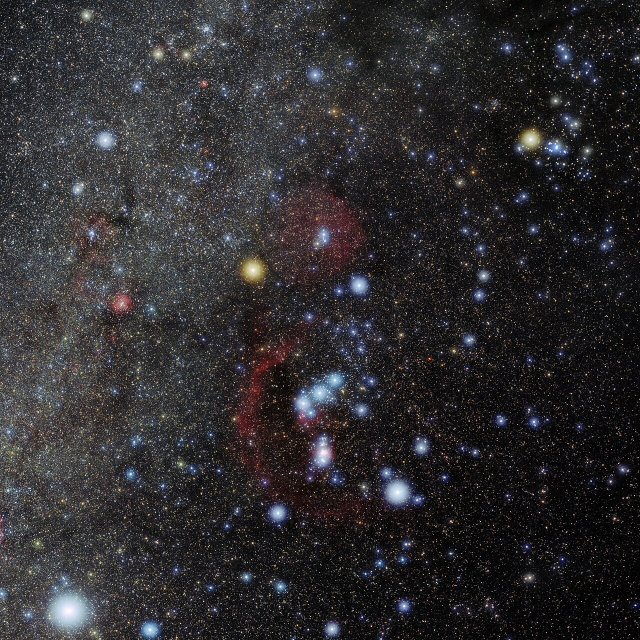
#> input picture dados/orion.jpg, 1280 x 1280 px (shown at 1/2 size)
$ python gerar_paineis.py
#> lines starting #> are read from the running program, lines starting #| are printed output that depends on the picture
#> in carregar, bgr is the input picture: shape (1280, 1280, 3); mean B, G, R 47.1, 44.9, 46.6
#> call 2 of carregar, with caminho = 'dados/scorpius.jpg'
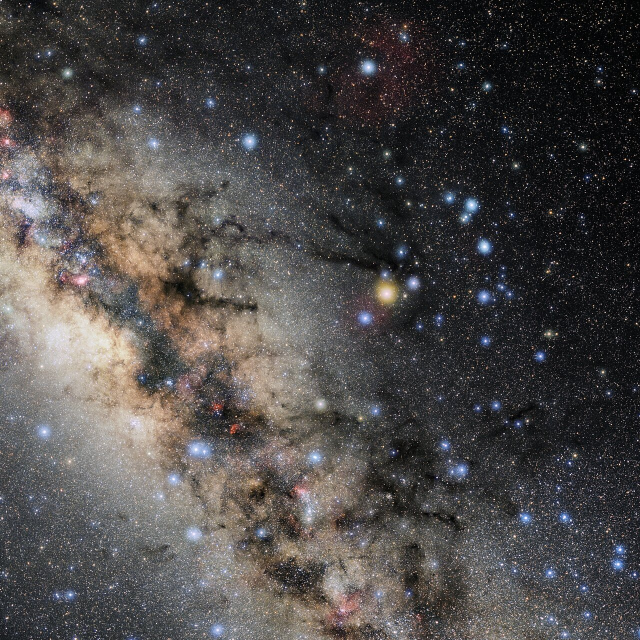
#> input picture dados/scorpius.jpg, 1280 x 1280 px (shown at 1/2 size)
#> in carregar, bgr is the input picture: shape (1280, 1280, 3); mean B, G, R 72.4, 73.3, 76.5
### src/pipeline.py
"""Pipeline de detecção de estrelas em imagens de constelações.

Etapas:
    1. Entrada: imagem RGB -> escala de cinza (luminância)
    2. FFT: filtro passa-faixa gaussiano no domínio da frequência
         - remove BAIXAS frequências  -> fundo do céu, Via Láctea, nebulosas
         - remove ALTAS frequências   -> ruído de sensor pixel a pixel
    3. Segmentação: limiarização (Otsu ou k·sigma) + abertura morfológica
    4. Rotulagem de componentes conexos -> centroide, área e fluxo de cada estrela
    5. Decisão: ranking por fluxo -> estrelas principais da constelação
"""
from __future__ import annotations

import cv2
import numpy as np


# ---------------------------------------------------------------- entrada
def carregar(caminho: str):
    bgr = cv2.imread(caminho)
    if bgr is None:
        raise FileNotFoundError(caminho)
    rgb = cv2.cvtColor(bgr, cv2.COLOR_BGR2RGB)
    cinza = cv2.cvtColor(bgr, cv2.COLOR_BGR2GRAY)
    return rgb, cinza


# ---------------------------------------------------------------- FFT
def _fft_centralizada(img: np.ndarray) -> np.ndarray:
    return np.fft.fftshift(np.fft.fft2(img.astype(np.float32)))


def espectro_magnitude(img: np.ndarray) -> np.ndarray:
    """log(1 + |F(u,v)|), com a frequência zero (DC) no centro."""
    return np.log1p(np.abs(_fft_centralizada(img)))
#> call 4 of salvar, with nome = 'espectro', cmap = 'magma', lado = 900
#> in salvar (call 4), `cv2.imwrite(str(OUT / f"{nome}.jpg"), cv2.cvtColor(arr, cv2.COLOR_RGB2..`:
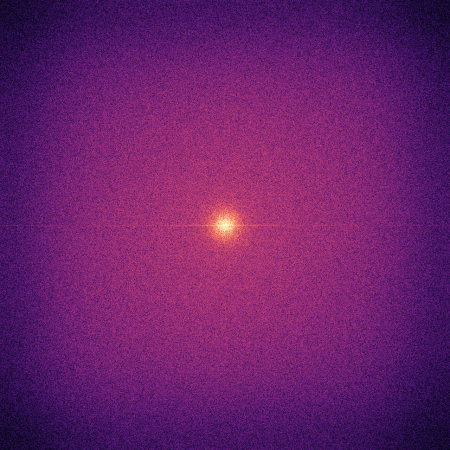
#> saved as espectro.jpg: shape (900, 900, 3) (shown at 1/2 size); mean B, G, R 106.5, 31.6, 106.3


def espectro_fase(img: np.ndarray) -> np.ndarray:
    return np.angle(_fft_centralizada(img))
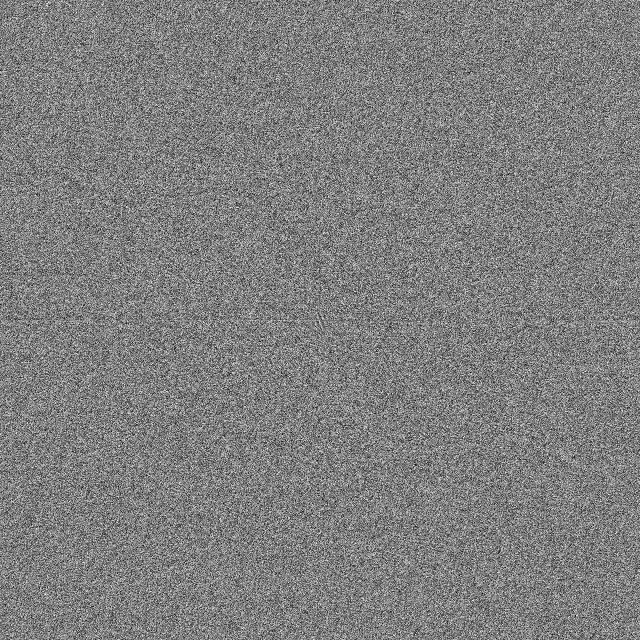
#> returned value: shape (1280, 1280) float64 (shown at 1/2 size); min -3.14, max 3.14, mean 1.37e-18; drawn with min black and max white


def mascara_gaussiana(shape, tipo: str, d0: float, d1: float | None = None) -> np.ndarray:
    """H(u,v) gaussiana. tipo: 'baixa', 'alta' ou 'banda' (d0 = corte inferior, d1 = superior)."""
    h, w = shape
    v, u = np.ogrid[:h, :w]
    d2 = (u - w // 2) ** 2 + (v - h // 2) ** 2
    baixa = lambda d: np.exp(-d2 / (2.0 * d ** 2))
    if tipo == "baixa":
        return baixa(d0)
    if tipo == "alta":
        return 1.0 - baixa(d0)
    if tipo == "banda":
        return baixa(d1) * (1.0 - baixa(d0))
    raise ValueError(tipo)


def filtro_fft(img: np.ndarray, tipo: str, d0: float, d1: float | None = None,
               pad: int | None = None) -> np.ndarray:
    """Filtra no domínio da frequência: IFFT( FFT(img) * H ).

    A imagem é espelhada nas bordas antes da FFT: a FFT supõe que a imagem
    se repete periodicamente, e um gradiente de fundo cria um 'degrau' na
    emenda que vira vazamento espectral (artefatos nas bordas).
    """
    pad = max(img.shape) // 8 if pad is None else pad
    x = cv2.copyMakeBorder(img.astype(np.float32), pad, pad, pad, pad, cv2.BORDER_REFLECT)
    H = mascara_gaussiana(x.shape, tipo, d0, d1)
    y = np.real(np.fft.ifft2(np.fft.ifftshift(_fft_centralizada(x) * H)))
    return y[pad:-pad, pad:-pad]


def cortes_padrao(shape) -> tuple[float, float]:
    """Cortes em função do tamanho N da imagem (em 'ciclos por imagem').
    Fundo/nebulosas: estruturas maiores que ~N/4 px  -> d < N/100 ~ remove.
    Ruído: estruturas de 1 px -> d > N/6 ~ remove. Estrelas (PSF 1.5-4 px) ficam no meio."""
    n = max(shape)
    return n / 100.0, n / 6.0


# ---------------------------------------------------------------- segmentação
def limiar(img: np.ndarray, metodo: str = "otsu", k: float = 5.0) -> tuple[np.ndarray, float]:
    """Binariza. 'otsu' = minimiza variância intra-classe do histograma.
    'sigma' = mediana + k·σ robusto (MAD), padrão em astronomia (SExtractor)."""
    x = img.astype(np.float32)
    if metodo == "otsu":
        x8 = cv2.normalize(x, None, 0, 255, cv2.NORM_MINMAX).astype(np.uint8)
        t8, b = cv2.threshold(x8, 0, 255, cv2.THRESH_BINARY + cv2.THRESH_OTSU)
        t = x.min() + t8 / 255.0 * (x.max() - x.min())
        return b, float(t)
    if metodo == "sigma":
        med = np.median(x)
        sigma = 1.4826 * np.median(np.abs(x - med))
        t = med + k * sigma
        return ((x > t) * 255).astype(np.uint8), float(t)
    raise ValueError(metodo)


def componentes(binaria: np.ndarray, intensidade: np.ndarray, area_min: int = 3) -> list[dict]:
    """Rotula regiões conexas (8-vizinhança) e mede cada estrela."""
    n, rot, stats, cent = cv2.connectedComponentsWithStats(binaria, connectivity=8)
    estrelas = []
    for i in range(1, n):
        area = stats[i, cv2.CC_STAT_AREA]
        if area < area_min:
            continue
        mascara = rot == i
        estrelas.append({
            "x": float(cent[i, 0]), "y": float(cent[i, 1]),
            "area": int(area),
            "fluxo": float(np.clip(intensidade[mascara], 0, None).sum()),
        })
    return sorted(estrelas, key=lambda e: e["fluxo"], reverse=True)


def segmentar_estrelas(cinza: np.ndarray, metodo: str = "otsu", area_min: int = 3) -> list[tuple]:
    """Linha de base (pipeline original do grupo): Gaussiano 5x5 + Otsu, sem FFT."""
    suave = cv2.GaussianBlur(cinza, (5, 5), 0)
    b, _ = limiar(suave, metodo)
    return [(e["x"], e["y"]) for e in componentes(b, suave.astype(np.float32), area_min)]


def pipeline(cinza: np.ndarray, d0: float | None = None, d1: float | None = None,
             metodo: str = "sigma", k: float = 5.0, area_min: int = 3) -> dict:
    """Pipeline completo. Retorna todas as etapas intermediárias para visualização."""
    pd0, pd1 = cortes_padrao(cinza.shape)
    d0, d1 = d0 or pd0, d1 or pd1
    filtrada = filtro_fft(cinza, "banda", d0, d1)
    binaria, t = limiar(filtrada, metodo, k)
    binaria = cv2.morphologyEx(binaria, cv2.MORPH_OPEN, np.ones((2, 2), np.uint8))
    comps = componentes(binaria, filtrada, area_min)
    return {
        "filtrada": filtrada, "binaria": binaria, "limiar": t, "d0": d0, "d1": d1,
        "componentes": comps, "estrelas": [(e["x"], e["y"]) for e in comps],
    }


# ---------------------------------------------------------------- validação
def campo_sintetico(n_estrelas: int = 50, tamanho: int = 512, gradiente: float = 0.0,
                    ruido: float = 5.0, seed: int = 0):
    """Céu artificial com posições conhecidas (ground truth).
    Estrelas = PSF gaussiana; fundo = rampa linear + 'nebulosa' gaussiana grande; + ruído."""
    rng = np.random.default_rng(seed)
    yy, xx = np.mgrid[:tamanho, :tamanho].astype(np.float32)
    img = 20 + gradiente * xx / tamanho
    img += 0.6 * gradiente * np.exp(-((xx - 0.3 * tamanho) ** 2 + (yy - 0.6 * tamanho) ** 2)
                                    / (2 * (tamanho / 6) ** 2))
    estrelas = []
    m = 12
    while len(estrelas) < n_estrelas:
        x, y = rng.uniform(m, tamanho - m, 2)
        if any((x - a) ** 2 + (y - b) ** 2 < 15 ** 2 for a, b in estrelas):
            continue
        s, amp = rng.uniform(1.2, 2.5), rng.uniform(60, 200)
        img += amp * np.exp(-((xx - x) ** 2 + (yy - y) ** 2) / (2 * s ** 2))
        estrelas.append((float(x), float(y)))
    img += rng.normal(0, ruido, img.shape)
    return np.clip(img, 0, 255).astype(np.uint8), estrelas


def avaliar_deteccao(deteccoes, verdade, tol: float = 4.0) -> dict:
    """Casa detecções com a verdade (distância <= tol px). Precisão, recall, F1."""
    livres = list(verdade)
    vp = 0
    for dx, dy in deteccoes:
        if not livres:
            break
        d = [(dx - x) ** 2 + (dy - y) ** 2 for x, y in livres]
        j = int(np.argmin(d))
        if d[j] <= tol ** 2:
            vp += 1
            livres.pop(j)
    fp, fn = len(deteccoes) - vp, len(verdade) - vp
    p = vp / (vp + fp) if vp + fp else 0.0
    r = vp / (vp + fn) if vp + fn else 0.0
    f1 = 2 * p * r / (p + r) if p + r else 0.0
    return {"precisao": p, "recall": r, "f1": f1, "vp": vp, "fp": fp, "fn": fn}

### apresentacao/gerar_paineis.py
"""Exporta painéis individuais (sem moldura) para os slides: apresentacao/img/*.png"""
import sys
from pathlib import Path

import cv2
import numpy as np
import matplotlib
matplotlib.use("Agg")
import matplotlib.pyplot as plt

RAIZ = Path(__file__).resolve().parent.parent
sys.path.insert(0, str(RAIZ))
from src.pipeline import *  # noqa

OUT = RAIZ / "apresentacao" / "img"; OUT.mkdir(exist_ok=True)
BG, FG, MUT, AMB, BLU = "#0B1020", "#E9EDF5", "#8D97AD", "#F2B544", "#6FA8FF"


def salvar(nome, arr, cmap=None, lado=900):
    if arr.ndim == 2:
        a = arr.astype(np.float32)
        a = (a - a.min()) / (a.max() - a.min() + 1e-9)
        if cmap:
            arr = (plt.get_cmap(cmap)(a)[..., :3] * 255).astype(np.uint8)
        else:
            arr = (a * 255).astype(np.uint8)
            arr = np.dstack([arr] * 3)
    h, w = arr.shape[:2]; s = lado / max(h, w)
    arr = cv2.resize(arr, (int(w * s), int(h * s)), interpolation=cv2.INTER_AREA)
    cv2.imwrite(str(OUT / f"{nome}.jpg"), cv2.cvtColor(arr, cv2.COLOR_RGB2BGR), [cv2.IMWRITE_JPEG_QUALITY, 88])


rgb, cinza = carregar(str(RAIZ / "dados/orion.jpg"))
rgb_s, cinza_s = carregar(str(RAIZ / "dados/scorpius.jpg"))
salvar("orion_rgb", rgb, lado=1400); salvar("scorpius_rgb", rgb_s)
salvar("orion_cinza", cinza)
ec = lambda m: np.clip(m, np.percentile(m, 5), np.percentile(m, 99.97))
salvar("espectro", ec(espectro_magnitude(cinza)), "magma")
salvar("fase", espectro_fase(cinza), "twilight")
F1, F2 = np.fft.fft2(cinza.astype(float)), np.fft.fft2(cinza_s.astype(float))
salvar("troca_fase", np.clip(np.real(np.fft.ifft2(np.abs(F1) * np.exp(1j * np.angle(F2)))), 0, 255))
salvar("scorpius_cinza", cinza_s)

d0, d1 = cortes_padrao(cinza.shape)
for t, a, b in [("baixa", d1, None), ("alta", d0, None), ("banda", d0, d1)]:
    H = mascara_gaussiana((512, 512), t, a * 512 / 1280, b * 512 / 1280 if b else None)
    salvar(f"H_{t}", H, "magma", lado=500)
#> this loop made 3 passes
#> pass 1, in salvar (call 8), `cv2.imwrite(str(OUT / f"{nome}.jpg"), cv2.cvtColor(arr, cv2.COLOR_RGB2..`:
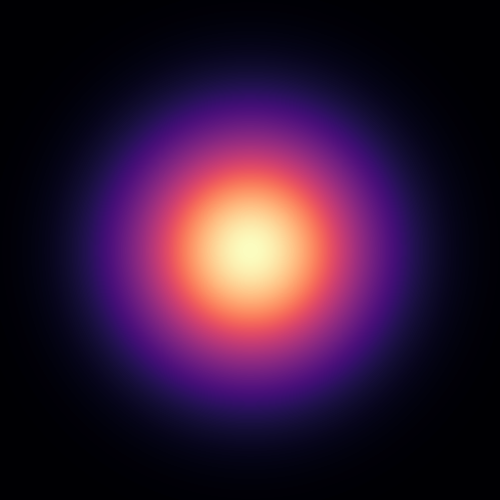
#> saved as H_baixa.jpg: shape (500, 500, 3); mean B, G, R 52.6, 23.7, 52.4
salvar("fundo", filtro_fft(cinza, "baixa", d0))
banda = filtro_fft(cinza, "banda", d0, d1)
#> call 2 of filtro_fft, with tipo = 'banda', d0 = 12.8, d1 = 213.3
#> in filtro_fft (call 2), `y = np.real(np.fft.ifft2(np.fft.ifftshift(_fft_centralizada(x) * H)))`:
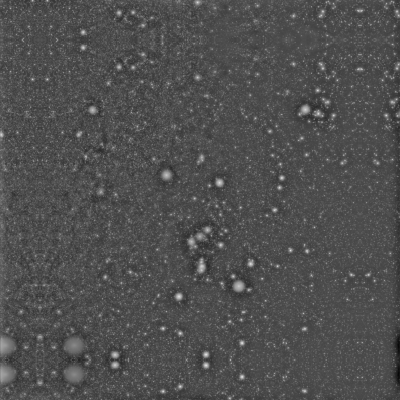
#> y: shape (1600, 1600) float64 (shown at 1/4 size); min -86.11, max 190.4, mean 0; drawn with min black and max white
#> in filtro_fft (call 2), `return y[pad:-pad, pad:-pad]`:
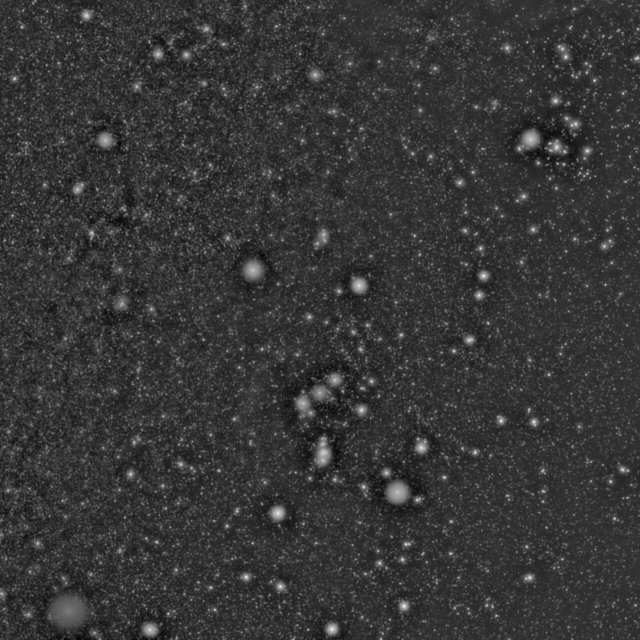
#> returned value: shape (1280, 1280) float64 (shown at 1/2 size); min -52.23, max 190.4, mean 0; drawn with min black and max white
salvar("banda", np.clip(banda, 0, np.percentile(banda, 99.7)))
#> in salvar (call 12), `a = arr.astype(np.float32)`:
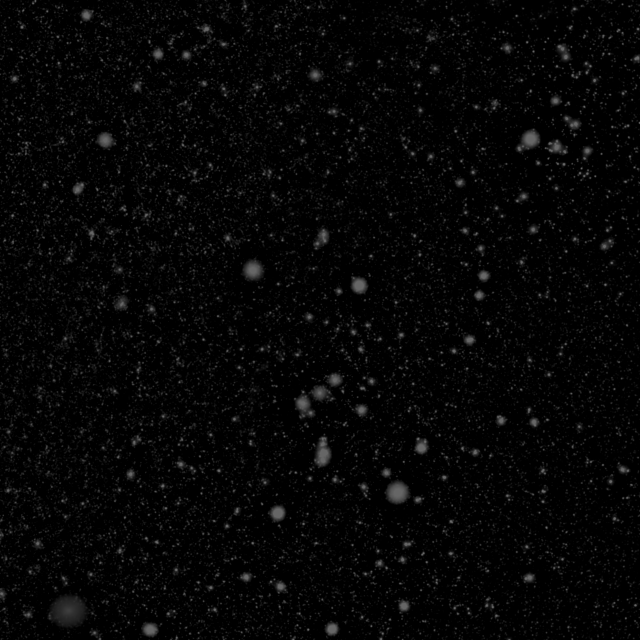
#> a: shape (1280, 1280) float32 (shown at 1/2 size); min 0, max 102.4, mean 5.9
salvar("espectro_banda", ec(espectro_magnitude(banda)), "magma")

res = pipeline(cinza)
#> in limiar, `med = np.median(x)`: med = -4.32
#> in limiar, `sigma = 1.4826 * np.median(np.abs(x - med))`: sigma = 10.34
#> in limiar, `t = med + k * sigma`: t = 47.36
#> in componentes, `n, rot, stats, cent = cv2.connectedComponentsWithStats(binaria, connec..`: n = 1866; stats = 1866 rows, first 6: [0, 0, 1280, 1280, 1601450], [70, 0, 4, 5, 17], [450, 0, 3, 2, 6], [589, 0, 3, 2, 6], [850, 0, 2, 2, 4], [986, 0, 2, 2, 4]; cent = 1866 pairs, first value 0.5 to 1279, second value 0.5 to 1279
#> the loop in componentes, `for i in range(1, n):` made 1865 passes
#> area on passes 10, 22, 25: 28, 32, 285
#> after the loop in componentes, `for i in range(1, n):`: estrelas = 1861 items
#> res = 7 items
_, b_otsu = cv2.threshold(cv2.GaussianBlur(cinza, (5, 5), 0), 0, 255, cv2.THRESH_BINARY + cv2.THRESH_OTSU)
salvar("bin_otsu", b_otsu); salvar("bin_fft", res["binaria"])
y0, x0, s = 380, 450, 300
salvar("zoom_rgb", rgb[y0:y0+s, x0:x0+s], lado=600)
salvar("zoom_otsu", b_otsu[y0:y0+s, x0:x0+s], lado=600)
salvar("zoom_fft", res["binaria"][y0:y0+s, x0:x0+s], lado=600)


def marcar(img, comps, n, cor=(242, 181, 68)):
    out = (img * 0.8).astype(np.uint8)
    for i, e in enumerate(comps[:n]):
        c = (int(e["x"]), int(e["y"]))
        cv2.circle(out, c, 30, cor, 4, cv2.LINE_AA)
        cv2.putText(out, str(i + 1), (c[0] + 34, c[1] + 12), cv2.FONT_HERSHEY_DUPLEX, 1.4, cor, 3, cv2.LINE_AA)
    return out


errado = componentes(b_otsu, cinza.astype(np.float32))
#> the loop in componentes (call 2), `for i in range(1, n):` made 8598 passes
#> area on passes 2, 5, 9: 69, 37, 34
#> errado = 6525 items
salvar("top_sem", marcar(rgb, errado, 6, (255, 110, 90)))
#> the loop in marcar, `for i, e in enumerate(comps[:n]):` made 6 passes
#> (e, c) on passes 1 to 6: ({'x': 262.8, 'y': 541.8, 'area': 412860, 'fluxo': 33032628}, (262, 541)), ({'x': 648.7, 'y': 796.2, 'area': 8836, 'fluxo': 995513}, (648, 796)), ({'x': 795.3, 'y': 979.8, 'area': 3892, 'fluxo': 486922}, (795, 979)), ({'x': 1079.3, 'y': 286.5, 'area': 3671, 'fluxo': 433333}, (1079, 286)), ({'x': 643.4, 'y': 908, 'area': 3263, 'fluxo': 392098}, (643, 907)), ({'x': 299.3, 'y': 1259, 'area': 1712, 'fluxo': 194015}, (299, 1259))
salvar("top_com", marcar(rgb, res["componentes"], 6))
#> the loop in marcar (call 2), `for i, e in enumerate(comps[:n]):` made 6 passes
#> (e, c) on passes 1 to 6: ({'x': 796, 'y': 986, 'area': 1304, 'fluxo': 105090.6}, (795, 986)), ({'x': 646.4, 'y': 906.6, 'area': 1135, 'fluxo': 93542.9}, (646, 906)), ({'x': 1059.5, 'y': 281.5, 'area': 1003, 'fluxo': 81729.3}, (1059, 281)), ({'x': 506.7, 'y': 540.9, 'area': 888, 'fluxo': 69155.8}, (506, 540)), ({'x': 718.8, 'y': 571.5, 'area': 710, 'fluxo': 60881.5}, (718, 571)), ({'x': 556.3, 'y': 1027.1, 'area': 620, 'fluxo': 56176.7}, (556, 1027))
salvar("top12_orion", marcar(rgb, res["componentes"], 12), lado=1100)
salvar("top12_scorpius", marcar(rgb_s, pipeline(cinza_s)["componentes"], 12), lado=1100)
#> in componentes (call 3), `n, rot, stats, cent = cv2.connectedComponentsWithStats(binaria, connec..`: n = 985; stats = 985 rows, first 6: [0, 0, 1280, 1280, 1620139], [0, 0, 5, 4, 19], [855, 0, 2, 2, 4], [984, 0, 2, 2, 4], [999, 0, 2, 2, 4], [108, 6, 5, 5, 23]; cent = 985 pairs, first value 0.5 to 1279, second value 0.5 to 1279
# máscara de 412 mil px destacada
m = np.zeros_like(cinza); n, rot, st, _ = cv2.connectedComponentsWithStats(b_otsu, connectivity=8)
#> after `n, rot, st, _ = cv2.connectedComponentsWithStats(b_otsu, connectivity=`: n = 8599
m[rot == 1 + np.argmax(st[1:, cv2.CC_STAT_AREA])] = 255
over = (rgb * 0.55).astype(np.uint8); over[m > 0] = (0.5 * over[m > 0] + 0.5 * np.array([255, 90, 70])).astype(np.uint8)
salvar("blob_gigante", over)

crop = rgb[y0:y0+s, x0:x0+s]
px = np.float32(crop.reshape(-1, 3))
_, lab, cen = cv2.kmeans(px, 4, None, (cv2.TERM_CRITERIA_EPS + cv2.TERM_CRITERIA_MAX_ITER, 10, 1.0), 5, cv2.KMEANS_PP_CENTERS)
#> cen = [[63.79, 53.22, 56.8], [183.6, 181, 180], [110.6, 103.1, 105.7], [31.09, 23.12, 25.4]]
salvar("kmeans", np.uint8(cen)[lab.ravel()].reshape(crop.shape), lado=600)
g = cv2.cvtColor(crop, cv2.COLOR_RGB2GRAY)
_, th = cv2.threshold(g, 0, 255, cv2.THRESH_BINARY + cv2.THRESH_OTSU)
op = cv2.morphologyEx(th, cv2.MORPH_OPEN, np.ones((3, 3), np.uint8))
bgm = cv2.dilate(op, np.ones((3, 3), np.uint8), iterations=3)
dist = cv2.distanceTransform(op, cv2.DIST_L2, 5)
_, fg = cv2.threshold(dist, 0.3 * dist.max(), 255, 0); fg = np.uint8(fg)
_, mk = cv2.connectedComponents(fg); mk = mk + 1; mk[cv2.subtract(bgm, fg) == 255] = 0
mk = cv2.watershed(cv2.cvtColor(crop, cv2.COLOR_RGB2BGR), mk)
ws = crop.copy(); ws[cv2.dilate((mk == -1).astype(np.uint8), np.ones((2, 2))) > 0] = [255, 90, 70]
salvar("watershed", ws, lado=600)

img, v = campo_sintetico(60, gradiente=200, ruido=20, seed=7)
#> the loop in campo_sintetico, `while len(estrelas) < n_estrelas:` made 64 passes
#> (x, y, s, amp) on passes 1 to 8: (317, 449.8, 2.21, 91.53), (158.5, 438.3, 1.21, 175), (401, 240.4, 1.59, 98.98), (136.4, 229.2, 1.86, 137.5), (497.8, 398.8, 2.01, 198.5), (117.1, 90.18, 2, 66.15), (29.41, 263.3, 1.81, 188.4), (319.1, 262.9, 1.85, 94.65)
#> after the loop in campo_sintetico, `while len(estrelas) < n_estrelas:`: estrelas = 60 pairs, first value 14.53 to 497.8, second value 13.82 to 481.1
#> v has the same summary as estrelas in campo_sintetico
salvar("sint", img, lado=600)
salvar("sint_otsu", cv2.threshold(cv2.GaussianBlur(img, (5, 5), 0), 0, 255, cv2.THRESH_BINARY + cv2.THRESH_OTSU)[1], lado=600)
salvar("sint_fft", pipeline(img)["binaria"], lado=600)
#> in componentes (call 4), `n, rot, stats, cent = cv2.connectedComponentsWithStats(binaria, connec..`: n = 60; stats = 60 rows, first 6: [0, 0, 512, 512, 260198], [190, 12, 7, 7, 40], [289, 28, 9, 10, 68], [427, 35, 6, 6, 30], [307, 57, 8, 7, 48], [420, 65, 7, 7, 40]; cent = 60 pairs, first value 15.61 to 498.8, second value 15.03 to 482.2

# ---- gráficos no tema escuro
plt.rcParams.update({"figure.facecolor": BG, "axes.facecolor": BG, "axes.edgecolor": MUT, "axes.labelcolor": FG,
                     "xtick.color": MUT, "ytick.color": MUT, "text.color": FG, "font.size": 15,
                     "axes.spines.top": False, "axes.spines.right": False})
cen_ = [("limpo", 0, 5), ("gradiente\nmédio", 120, 12), ("gradiente\nforte", 200, 20)]
met = [("Gauss + Otsu (original)", "#5B6478"), ("FFT + Otsu", BLU), ("FFT + k·σ (final)", AMB)]
vals = {m: [] for m, _ in met}
#> vals = {'Gauss + Otsu (original)': [], 'FFT + Otsu': [], 'FFT + k·σ (final)': []}
for _, gr, ru in cen_:
    im, vv = campo_sintetico(60, gradiente=gr, ruido=ru, seed=7)
    vals[met[0][0]].append(avaliar_deteccao(segmentar_estrelas(im), vv)["f1"])
    vals[met[1][0]].append(avaliar_deteccao(pipeline(im, metodo="otsu")["estrelas"], vv)["f1"])
    vals[met[2][0]].append(avaliar_deteccao(pipeline(im)["estrelas"], vv)["f1"])
#> this loop made 3 passes
fig, ax = plt.subplots(figsize=(9, 5.2))
x = np.arange(3); w = 0.27
for i, (m, c) in enumerate(met):
    bars = ax.bar(x + (i - 1) * w, vals[m], w, color=c, label=m)
    for b_, val in zip(bars, vals[m]):
        ax.text(b_.get_x() + b_.get_width() / 2, val + 0.02, f"{val:.2f}", ha="center", fontsize=13, color=FG)
ax.set_xticks(x, [c[0] for c in cen_]); ax.set_ylim(0, 1.12); ax.set_ylabel("F1")
ax.legend(frameon=False, fontsize=13, loc="upper center", ncol=3, bbox_to_anchor=(0.5, 1.12))
fig.tight_layout(); fig.savefig(OUT / "graf_f1.png", dpi=110); plt.close()

im, vv = campo_sintetico(60, gradiente=120, ruido=12, seed=7)
ks = [2, 3, 4, 5, 6, 8, 10, 14]
P, R = zip(*[(lambda m: (m["precisao"], m["recall"]))(avaliar_deteccao(pipeline(im, k=k)["estrelas"], vv)) for k in ks])
fig, ax = plt.subplots(figsize=(7, 4.6))
ax.plot(ks, P, "o-", color=BLU, lw=3, ms=8, label="precisão"); ax.plot(ks, R, "s-", color=AMB, lw=3, ms=8, label="recall")
ax.axvline(5, color=MUT, ls="--"); ax.text(5.2, 0.3, "k = 5\nescolhido", color=MUT, fontsize=13)
ax.set_xlabel("k  (limiar = mediana + k·σ)"); ax.set_ylim(0, 1.05); ax.legend(frameon=False)
fig.tight_layout(); fig.savefig(OUT / "graf_k.png", dpi=110); plt.close()
print("ok", len(list(OUT.iterdir())))
